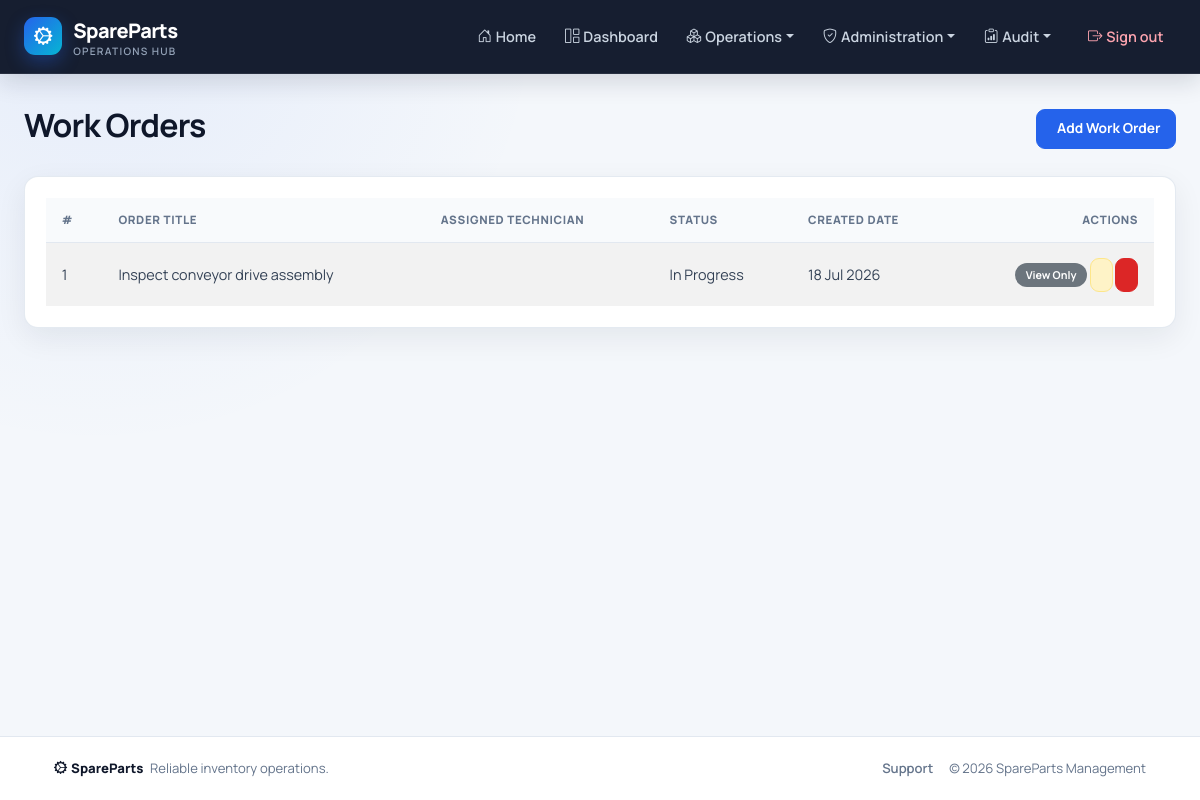
Screenshot of /procurement/workorders/ (signed in) with the database file from the repository.
### procurement/models.py (models this page shows, shortened)
class WorkOrder(models.Model):
    title = models.CharField(max_length=200)
    description = models.TextField(blank=True, null=True)
    assigned_to = models.ForeignKey(
        CustomUser,
        on_delete=models.SET_NULL,
        null=True,
        limit_choices_to={'role__code': 'technician'}
    )
    purchase_order = models.ForeignKey(
        PurchaseOrder,
        on_delete=models.SET_NULL,
        null=True,
        blank=True
    )
    status = models.CharField(max_length=20, choices=WORKORDER_STATUS, default='Pending')
    created_at = models.DateTimeField(auto_now_add=True)
    completed_at = models.DateTimeField(blank=True, null=True)

### procurement/views.py (the view)
# urls.py: path('workorders/', views.WorkOrderListView.as_view(), name='workorder_list'),
class WorkOrderListView(LoginRequiredMixin, RoleRequiredMixin, ListView):
    model = WorkOrder
    template_name = 'workorder_list.html'
    context_object_name = 'workorders'
    allowed_roles = ['admin', 'procurement_officer', 'technician']

### core/models.py (called while the page is built)
    def has_access(self, code):
        if not self.is_authenticated or not self.is_active:
            return False
        if self.is_superuser:
            return True
        return self.get_effective_access_permissions().filter(code=code).exists()

### core/templatetags/rbac.py (called while the page is built)
@register.filter
def has_access(user, code):
    return bool(getattr(user, 'has_access', lambda unused: False)(code))

### parts/mixins.py (called while the page is built)
    def get_permission_required(self):
        if self.permission_required:
            return self.permission_required
        model_name = self.model._meta.model_name
        module = self.permission_modules.get(model_name, model_name)
        action = 'view' if self.__class__.__name__.endswith(('ListView', 'DetailView')) else 'manage'
        return f'{module}.{action}'

    def dispatch(self, request, *args, **kwargs):
        if self.get_permission_required() == 'users.manage' and not request.user.is_superuser:
            raise PermissionDenied("Only a super admin can manage users and permissions.")
        if request.user.is_authenticated and request.user.has_access(self.get_permission_required()):
            return super().dispatch(request, *args, **kwargs)
        raise PermissionDenied("You do not have permission to access this page.")

### templates/workorder_list.html (shortened to what this page needs)
{% extends "base.html" %}
{% load static rbac %}
{% block content %}
<div class="d-flex justify-content-between align-items-center mb-4">
    <h2 class="fw-bold">Work Orders</h2>
    {% if user|has_access:'workorders.manage' %}
    <a href="{% url 'procurement:workorder_add' %}" class="btn btn-primary">
         Add Work Order
    </a>
    {% endif %}
</div>
<div class="card shadow-sm">
    <div class="card-body">
        <table class="table table-striped table-hover">
            <thead class="table-dark">
                <tr>
                    <th>#</th>
                    <th>Order Title</th>
                    <th>Assigned Technician</th>
                    <th>Status</th>
                    <th>Created Date</th>
                    <th class="text-end">Actions</th>
                </tr>
            </thead>
            <tbody>
                {% for wo in workorders %}
                <tr>
                    <td>{{ forloop.counter }}</td>
                    <td>{{ wo.title }}</td>
                    <td>{{ wo.technician.username }}</td>
                    <td>{{ wo.status }}</td>
                    <td>{{ wo.created_at|date:"d M Y" }}</td>
                    <td class="text-end">
                        {% if user|has_access:'workorders.view' %}
                            <span class="badge bg-secondary">View Only</span>
                        {% endif %}
                        {% if user|has_access:'workorders.manage' %}
                        <a href="{% url 'procurement:workorder_edit' wo.pk %}" class="btn btn-sm btn-warning">
                        </a>
                        <a href="{% url 'procurement:workorder_delete' wo.pk %}" class="btn btn-sm btn-danger">
                        </a>
                        {% endif %}
                    </td>
                </tr>
                {% empty %}
                <tr>
                    <td colspan="6" class="text-center text-muted">No work orders found.</td>
                </tr>
                {% endfor %}
            </tbody>
        </table>
    </div>
</div>
{% endblock %}

### templates/base.html (style rules this page uses)
:root { --sp-navy: #0f172a; --sp-navy-soft: #1e293b; --sp-primary: #2563eb; --sp-primary-dark: #1d4ed8; --sp-cyan: #06b6d4; --sp-surface: #ffffff; --sp-bg: #f4f7fb; --sp-border: #e2e8f0; --sp-muted: #64748b; --sp-text: #172033; --sp-radius: 14px; --sp-shadow: 0 10px 30px rgba(15, 23, 42, .07); }
* { box-sizing: border-box; }
html { scroll-behavior: smooth; }
body { min-height: 100vh; display: flex; flex-direction: column; margin: 0; color: var(--sp-text); background: radial-gradient(circle at 8% 0%, rgba(37, 99, 235, .07), transparent 28rem), var(--sp-bg); font-family: "Manrope", system-ui, -apple-system, "Segoe UI", sans-serif; -webkit-font-smoothing: antialiased; }
a { text-underline-offset: 3px; }
.page-header, .d-flex.justify-content-between.mb-4, .d-flex.justify-content-between.align-items-center.mb-4 { gap: 1rem; align-items: center; }
h1, h2, h3, h4, h5, h6 { color: var(--sp-navy); letter-spacing: -.025em; }
.card { border: 1px solid rgba(226, 232, 240, .9) !important; border-radius: var(--sp-radius) !important; background: var(--sp-surface); box-shadow: var(--sp-shadow) !important; overflow: hidden; }
.card-body { padding: 1.3rem; }
.table { --bs-table-bg: transparent; --bs-table-hover-bg: #f8fafc; margin-bottom: 0; vertical-align: middle; }
.table thead th { padding: .85rem 1rem; border-bottom: 1px solid var(--sp-border); background: #f8fafc !important; color: #64748b !important; font-size: .72rem !important; font-weight: 800 !important; letter-spacing: .055em; text-transform: uppercase; white-space: nowrap; }
.table tbody td { padding: .9rem 1rem; border-color: #edf2f7; color: #334155; font-size: .9rem; }
.table tbody tr:last-child td { border-bottom: 0; }
.btn { min-height: 40px; display: inline-flex; align-items: center; justify-content: center; gap: .35rem; padding: .55rem .9rem; border-radius: 9px; font-size: .86rem; font-weight: 700; box-shadow: none !important; transition: transform .16s ease, background .16s ease, border-color .16s ease; }
.btn-primary { background: var(--sp-primary); border-color: var(--sp-primary); }
.btn-warning { color: #7c2d12; background: #fef3c7; border-color: #fde68a; }
.btn-danger { background: #dc2626; border-color: #dc2626; }
.btn-sm { min-height: 34px; padding: .4rem .65rem; }
.badge { padding: .42rem .65rem; border-radius: 999px; font-weight: 700; }

### rows the page displays
WorkOrder: title "Inspect conveyor drive assembly", status "In Progress", created_at "18 Jul 2026"
